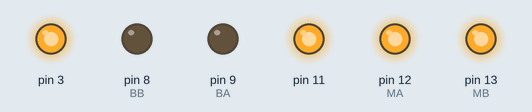
This sketch was run on a simulated Arduino Uno, built with avr-gcc and run on an emulated ATmega328P. On the bench: output pins drawn as LEDs (lit = HIGH).

Above: at 1.5 s.
At 4.5 s:
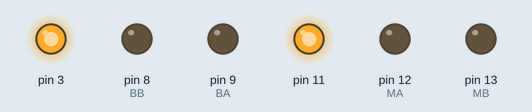
At 7.0 s:
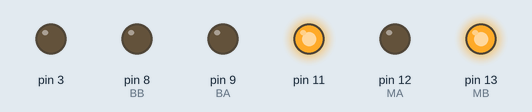
At 9.9 s:
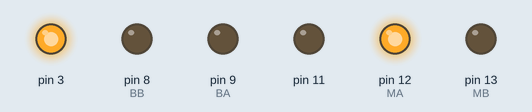
At 12.4 s:
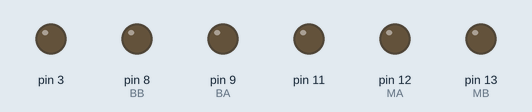
Timing chart, 0 to 18.1 s (numbered marks = the images above):
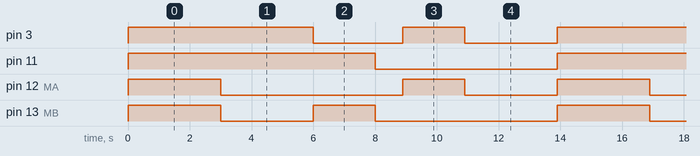

Measured:
- by itself, pin 3: repeats every 13.9 s: LOW 2.9 s, HIGH 2.0 s, LOW 3.0 s, HIGH 6.0 s
- by itself, pin 11: alternates HIGH for 8.0 s and LOW for 5.9 s
- by itself, pin 12 (MA): repeats every 13.9 s: LOW 5.9 s, HIGH 2.0 s, LOW 3.0 s, HIGH 3.0 s
- by itself, pin 13 (MB): repeats every 13.9 s: LOW 3.0 s, HIGH 2.0 s, LOW 5.9 s, HIGH 3.0 s

The sketch:

PrimeO.ino
```cpp
int MA = 12, //motor channel A pin
    BA = 9, //brake channel A pin
    SA = 3, //motor spin speed channel A pin
    MB = 13, //motor channel B pin
    BB = 8, //brake channel B pin
    SB = 11; //motor spin speed channel B pin

void setup() {
  //Setup Channel A
  pinMode(MA, OUTPUT); //Initiates Motor Channel A pin
  pinMode(BA, OUTPUT); //Initiates Brake Channel A pin

  //Setup Channel B
  pinMode(MB, OUTPUT); //Initiates Motor Channel B pin
  pinMode(BB, OUTPUT);  //Initiates Brake Channel B pin
}

void loop() {
  //test - movement simulation - forward, back, left, right, stop
  Controller('f', 255, 3000);
  Controller('b', 255, 3000);
  Controller('l', 255, 2000);
  Controller('s', 0, 900);
  Controller('r', 255, 2000);
  Controller('s', 0, 3000);
}

void Controller(char signal, int pwm_speed, int time_delay) {
  switch(signal) {
    case 'f': //move forward
      Motor(MA, BA, SA, pwm_speed, true);
      Motor(MB, BB, SB, pwm_speed, true);
      break;
    case 'b': //move backwards
      Motor(MA, BA, SA, pwm_speed, false);
      Motor(MB, BB, SB, pwm_speed, false);
      break;
    case 'l': //turn left
      Motor(MA, BA, SA, 0, false);
      Motor(MB, BB, SB, pwm_speed, true);
      break;
    case 'r': //turn right
      Motor(MA, BA, SA, pwm_speed, true);
      Motor(MB, BB, SB, 0, false);
      break;
    case 's': //full stop
      Motor(MA, BA, SA, 0, false);
      Motor(MB, BB, SB, 0, false);
      break;
  }
  delay(time_delay);
}

void Motor(int M, int B, int S, int pwm_speed, boolean forward) {
  if(forward) {
    digitalWrite(M, HIGH);
    digitalWrite(B, LOW);
  } else {
    digitalWrite(M, LOW);
    digitalWrite(B, LOW);
  }
  analogWrite(S, pwm_speed);
}
```
